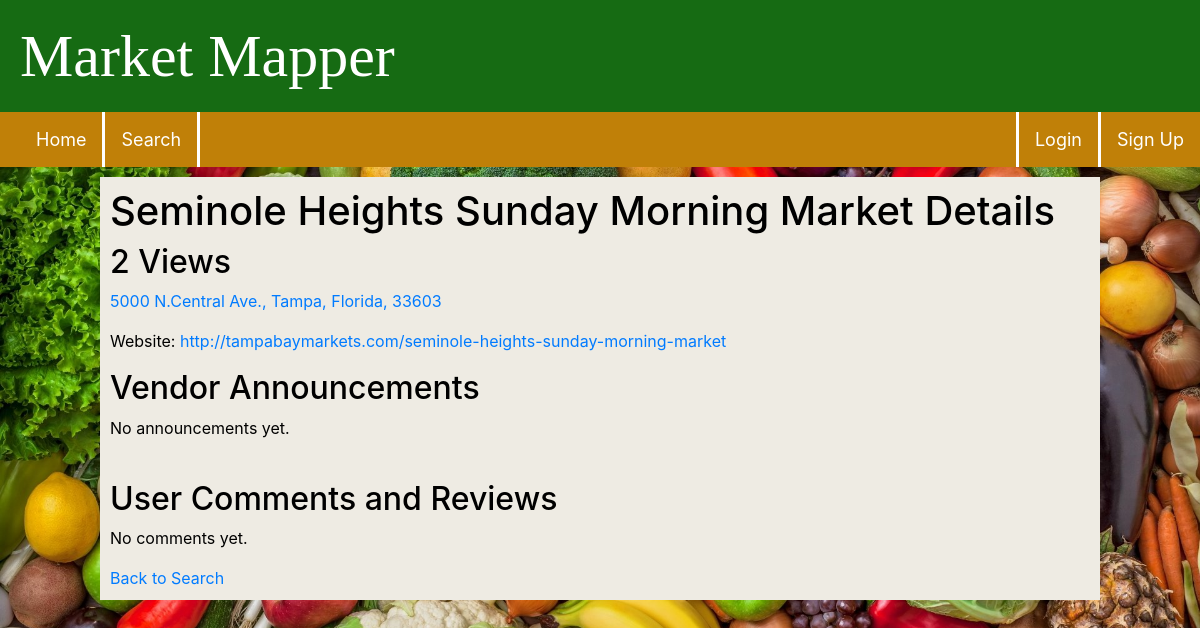
The page /market/309428 on the database its author committed.
### src/models.py (models this page shows)
class FarmersMarket(db.Model):
    __tablename__ = 'farmers_market'
    listing_id = db.Column(db.String(20), primary_key=True)  # listing_id as the primary key
    listing_name = db.Column(db.String(100))
    listing_desc = db.Column(db.String(10000))
    contact_name = db.Column(db.String(100))
    contact_email = db.Column(db.String(100))
    contact_phone = db.Column(db.String(20))
    media_website = db.Column(db.String(200))
    media_facebook = db.Column(db.String(200))
    media_twitter = db.Column(db.String(200))
    media_instagram = db.Column(db.String(200))
    media_pinterest = db.Column(db.String(200))
    media_youtube = db.Column(db.String(200))
    media_blog = db.Column(db.String(200))
    location_address = db.Column(db.String(200))
    location_state = db.Column(db.String(50))
    location_city = db.Column(db.String(50))
    location_street = db.Column(db.String(200))
    location_zipcode = db.Column(db.String(20))

class PageViews(db.Model):
    tablename = 'views'
    id = db.Column(db.Integer, primary_key=True)
    views = db.Column(db.Integer)

### src/views.py (the view, shortened to what this page needs)
@views.route('/market/<listing_id>', methods=['GET', 'POST'])
def market_detail(listing_id):
    market = get_market_data(listing_id)
    refresh_page = False
    if market is None:
        flash("Failed to fetch market data.", category="error")
        return redirect(url_for('views.search'))
    if current_user.is_authenticated:
        existing_visit = UserMarketVisit.query.filter_by(user_id=current_user.id, market_id=listing_id).first()
        if not existing_visit:
            visit = UserMarketVisit(user_id=current_user.id, market_id=listing_id)
            db.session.add(visit)
            db.session.commit()
    page_views = PageViews.query.filter_by(id=listing_id).first()
    if page_views:
        page_views.views += 1
        db.session.commit()
    else:
        page_views = PageViews(id=listing_id, views=1)
        db.session.add(page_views)
        db.session.commit()
    comments = Comment.query.filter_by(listing_id=listing_id).all()
    if len(comments) <= 0:
        comments = None
    announcements = Announcement.query.filter_by(listing_id=listing_id).all()
    if len(announcements) <= 0:
        announcements = None
    users_dict = {user.id: user.username for user in User.query.all()}
    return render_template("market_detail.html", market=market, comments=comments, announcements=announcements, activeUser = current_user, users_dict = users_dict, page_views = page_views)

### src/api.py (called while the page is built)
def get_market_data(listing_id):
    market_data = FarmersMarket.query.filter_by(listing_id=listing_id).first()
    if market_data is None:
        api_data = get_market_data_from_api(api_response, listing_id)
        if api_data:
            market_data = create_or_update_market(api_data)
    return market_data

### src/templates/market_detail.html (shortened to what this page needs)
{% extends "base.html" %}
{% block content %}
<div id="content">
    <h1 style="color: black">{{ market.listing_name }} Details</h1>
    <h2 style="color: black">{{ page_views.views }} Views</h1>
    <p><a href="https://www.google.com/maps?q={{ market.location_street }}, {{ market.location_city }}, {{ market.location_state }}, {{ market.location_zipcode }}" target="_blank">{{ market.location_street }}, {{ market.location_city }}, {{ market.location_state }}, {{ market.location_zipcode }}</a></p>
    <p style="color: black">
        {% if market.media_website %}
            Website: <a href="{{ market.media_website }}" target="_blank">{{ market.media_website }}</a>
        {% elif market.media_facebook %}
            Facebook: <a href="{{ market.media_facebook }}" target="_blank">{{ market.media_facebook }}</a>
        {% elif market.contact_phone %}
            Phone: {{ market.contact_phone }}
        {% else %}
            No Contact Info Available.
        {% endif %}
    </p>
    <h2 style="color: black">Vendor Announcements</h2>
    {% if announcements %}
        <table id="comment">
            <thead>
                <tr>
                    <th style="color: black">Vendor</th>
                    <th style="color: black">Announcement</th>
                    <th style="color: black">Date</th>
                    <th></th>
                </tr>
            </thead>
            <tbody>
                {% for announcement in announcements %}
                    <tr>
                        <td style="color: black" style="margin-right: 50px;">{{ users_dict.get(announcement.user_id) }}</td>
                        <td style="color: black">{{ announcement.text }}</td>
                        <td style="color: black">{{ announcement.date }}</td>
                        {% if announcement.user_id == activeUser.id %}
                        <td>
                            <button type="button" style="position:right" onClick="deleteAnnouncement({{ market.listing_id }}, {{  announcement.id }})">
                                <span aria-hidden="true">&times;</span>
                            </button>
                        </td>
                        {% endif %}
                    </tr>
                {% endfor %}
            </tbody>
        </table>
    {% else %}
        <p style="color: black">No announcements yet.</p>
    {% endif %}
    <br>
    <h2 style="color: black">User Comments and Reviews</h2>
    {% if comments %}
        <table id="comment">
            <thead>
                <tr>
                    <th style="color: black">User</th>
                    <th style="color: black">Comment</th>
                    <th style="color: black">Date</th>
                    <th style="color: black"></th>
                </tr>
            </thead>
            <tbody>
                {% for comment in comments %}
                    <tr>
                        <td style="color: black" style="margin-right: 50px;">{{ users_dict.get(comment.user_id) }}</td>
                        <td style="color: black">{{ comment.text }}</td>
                        <td style="color: black">{{ comment.date }}</td>
                        {% if comment.user_id == activeUser.id %}
                        <td>
                            <button type="button" style="position:right" onClick="deleteComment({{ market.listing_id }}, {{  comment.id }})">
                                <span aria-hidden="true">&times;</span>
                            </button>
                        </td>
                        {% endif %}
                    </tr>
                {% endfor %}
            </tbody>
        </table>
    {% else %}
        <p style="color: black">No comments yet.</p>
    {% endif %}
    <a href="/search">Back to Search</a>
</div>
{% endblock %}

### src/templates/base.html (shortened to what this page needs)
<!DOCTYPE html>
<html lang="en">
<head>
    <link rel="stylesheet" type="text/css" href="{{ url_for('static', filename='css/default.css') }}">
    <link rel="stylesheet" href="https://stackpath.bootstrapcdn.com/bootstrap/4.4.1/css/bootstrap.min.css"/>
    <link rel="stylesheet" href="https://stackpath.bootstrapcdn.com/font-awesome/4.7.0/css/font-awesome.min.css"/>
</head>
<body>
    <header>
        <a href="/"><h1 id="title">Market Mapper</h1></a>
    </header>
    <nav>
        <ul class="mynavbar">
            <li class="mynavitem"><a href="/">Home</a></li>
            <li class="mynavitem"><a href="/search">Search</a></li>
            {% if activeUser.is_authenticated %}
                <li class="mynavitem"><a href="/feedback">Feedback</a></li>
                <li class="mynavitem acc"><a href="/logout">Logout</a></li>
                <li class="mynavitem"><a href="/recommendations">Recommendations</a></li>
            {% else %}
                <li class="mynavitem acc"><a href="/signUp">Sign Up</a></li>
                <li class="mynavitem acc"><a href="/login">Login</a></li>
            {% endif %}
        </ul>
    </nav>
    <div class="container">
        {% block content %}
        {% endblock %}
    </div>
</body>
</html>

### src/static/css/default.css (style rules this page uses)
body { margin:0px; background-color: rgb(131, 131, 131) ; background-image: url('thumb-1920-1274685.jpg'); background-size: cover; background-attachment: fixed; }
#content { background-color: rgb(238, 235, 227); width: 1000px; margin: auto; color: white; padding: 10px; }
div { margin: 10px 20px 0px 20px; }
header { background-color: rgb(22, 107, 19); margin: 0px; padding: 10px; position: relative; background-size: 80% auto; background-repeat: no-repeat; background-position: right; }
.mynavbar { list-style-type: none; margin: 0px; padding: 0px 0px 0px 20px; overflow: hidden; background-color: rgb(192, 128, 8); }
.mynavitem { float: left; }
.mynavitem a { display: block; color: white; text-align: center; padding: 14px 16px; text-decoration: none; border-right: 3px solid white; font-size: 18px; }
.mynavitem.acc { float: right; }
.mynavitem.acc a { border-right: 0px; border-left: 3px solid white; }
#title { font-family: 'Brush Script MT'; color: rgb(255, 255, 255); font-size: 60px; margin: 10px; }

### rows shown on the page
FarmersMarket: listing_name "Seminole Heights Sunday Morning Market", location_street "5000 N.Central Ave.", location_city "Tampa", location_state "Florida", location_zipcode "33603", media_website "http://tampabaymarkets.com/seminole-heights-sunday-morning-market"
PageViews: views "2"
